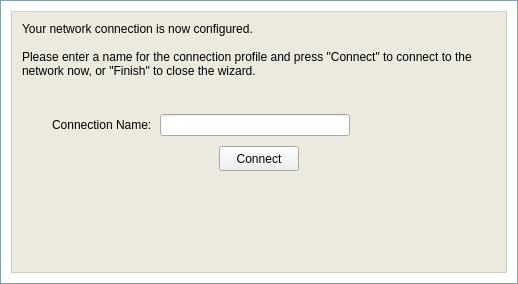
<ui version="4.0" >
 <class>Form</class>
 <widget class="QWidget" name="Form" >
  <property name="geometry" >
   <rect>
    <x>0</x>
    <y>0</y>
    <width>518</width>
    <height>284</height>
   </rect>
  </property>
  <property name="sizePolicy" >
   <sizepolicy vsizetype="Fixed" hsizetype="Fixed" >
    <horstretch>0</horstretch>
    <verstretch>0</verstretch>
   </sizepolicy>
  </property>
  <property name="minimumSize" >
   <size>
    <width>518</width>
    <height>284</height>
   </size>
  </property>
  <property name="maximumSize" >
   <size>
    <width>496</width>
    <height>262</height>
   </size>
  </property>
  <property name="windowTitle" >
   <string>Form</string>
  </property>
  <layout class="QVBoxLayout" >
   <property name="spacing" >
    <number>0</number>
   </property>
   <property name="leftMargin" >
    <number>0</number>
   </property>
   <property name="topMargin" >
    <number>0</number>
   </property>
   <property name="rightMargin" >
    <number>0</number>
   </property>
   <property name="bottomMargin" >
    <number>0</number>
   </property>
   <item>
    <widget class="QFrame" name="frameOuterCosmetic" >
     <property name="sizePolicy" >
      <sizepolicy vsizetype="Fixed" hsizetype="Preferred" >
       <horstretch>0</horstretch>
       <verstretch>0</verstretch>
      </sizepolicy>
     </property>
     <property name="minimumSize" >
      <size>
       <width>16</width>
       <height>284</height>
      </size>
     </property>
     <property name="palette" >
      <palette>
       <active>
        <colorrole role="WindowText" >
         <brush brushstyle="SolidPattern" >
          <color alpha="255" >
           <red>127</red>
           <green>157</green>
           <blue>185</blue>
          </color>
         </brush>
        </colorrole>
        <colorrole role="Base" >
         <brush brushstyle="SolidPattern" >
          <color alpha="255" >
           <red>255</red>
           <green>255</green>
           <blue>255</blue>
          </color>
         </brush>
        </colorrole>
        <colorrole role="Window" >
         <brush brushstyle="SolidPattern" >
          <color alpha="255" >
           <red>255</red>
           <green>255</green>
           <blue>255</blue>
          </color>
         </brush>
        </colorrole>
       </active>
       <inactive>
        <colorrole role="WindowText" >
         <brush brushstyle="SolidPattern" >
          <color alpha="255" >
           <red>127</red>
           <green>157</green>
           <blue>185</blue>
          </color>
         </brush>
        </colorrole>
        <colorrole role="Base" >
         <brush brushstyle="SolidPattern" >
          <color alpha="255" >
           <red>255</red>
           <green>255</green>
           <blue>255</blue>
          </color>
         </brush>
        </colorrole>
        <colorrole role="Window" >
         <brush brushstyle="SolidPattern" >
          <color alpha="255" >
           <red>255</red>
           <green>255</green>
           <blue>255</blue>
          </color>
         </brush>
        </colorrole>
       </inactive>
       <disabled>
        <colorrole role="WindowText" >
         <brush brushstyle="SolidPattern" >
          <color alpha="255" >
           <red>127</red>
           <green>127</green>
           <blue>127</blue>
          </color>
         </brush>
        </colorrole>
        <colorrole role="Base" >
         <brush brushstyle="SolidPattern" >
          <color alpha="255" >
           <red>255</red>
           <green>255</green>
           <blue>255</blue>
          </color>
         </brush>
        </colorrole>
        <colorrole role="Window" >
         <brush brushstyle="SolidPattern" >
          <color alpha="255" >
           <red>255</red>
           <green>255</green>
           <blue>255</blue>
          </color>
         </brush>
        </colorrole>
       </disabled>
      </palette>
     </property>
     <property name="autoFillBackground" >
      <bool>true</bool>
     </property>
     <property name="frameShape" >
      <enum>QFrame::Box</enum>
     </property>
     <property name="frameShadow" >
      <enum>QFrame::Plain</enum>
     </property>
     <layout class="QVBoxLayout" >
      <property name="spacing" >
       <number>10</number>
      </property>
      <property name="leftMargin" >
       <number>10</number>
      </property>
      <property name="topMargin" >
       <number>10</number>
      </property>
      <property name="rightMargin" >
       <number>10</number>
      </property>
      <property name="bottomMargin" >
       <number>10</number>
      </property>
      <item>
       <widget class="QFrame" name="brownFrame" >
        <property name="palette" >
         <palette>
          <active>
           <colorrole role="WindowText" >
            <brush brushstyle="SolidPattern" >
             <color alpha="255" >
              <red>208</red>
              <green>208</green>
              <blue>191</blue>
             </color>
            </brush>
           </colorrole>
           <colorrole role="Base" >
            <brush brushstyle="SolidPattern" >
             <color alpha="255" >
              <red>255</red>
              <green>255</green>
              <blue>255</blue>
             </color>
            </brush>
           </colorrole>
           <colorrole role="Window" >
            <brush brushstyle="SolidPattern" >
             <color alpha="255" >
              <red>236</red>
              <green>234</green>
              <blue>223</blue>
             </color>
            </brush>
           </colorrole>
          </active>
          <inactive>
           <colorrole role="WindowText" >
            <brush brushstyle="SolidPattern" >
             <color alpha="255" >
              <red>208</red>
              <green>208</green>
              <blue>191</blue>
             </color>
            </brush>
           </colorrole>
           <colorrole role="Base" >
            <brush brushstyle="SolidPattern" >
             <color alpha="255" >
              <red>255</red>
              <green>255</green>
              <blue>255</blue>
             </color>
            </brush>
           </colorrole>
           <colorrole role="Window" >
            <brush brushstyle="SolidPattern" >
             <color alpha="255" >
              <red>236</red>
              <green>234</green>
              <blue>223</blue>
             </color>
            </brush>
           </colorrole>
          </inactive>
          <disabled>
           <colorrole role="WindowText" >
            <brush brushstyle="SolidPattern" >
             <color alpha="255" >
              <red>127</red>
              <green>127</green>
              <blue>127</blue>
             </color>
            </brush>
           </colorrole>
           <colorrole role="Base" >
            <brush brushstyle="SolidPattern" >
             <color alpha="255" >
              <red>236</red>
              <green>234</green>
              <blue>223</blue>
             </color>
            </brush>
           </colorrole>
           <colorrole role="Window" >
            <brush brushstyle="SolidPattern" >
             <color alpha="255" >
              <red>236</red>
              <green>234</green>
              <blue>223</blue>
             </color>
            </brush>
           </colorrole>
          </disabled>
         </palette>
        </property>
        <property name="autoFillBackground" >
         <bool>true</bool>
        </property>
        <property name="frameShape" >
         <enum>QFrame::Box</enum>
        </property>
        <property name="frameShadow" >
         <enum>QFrame::Plain</enum>
        </property>
        <layout class="QVBoxLayout" >
         <property name="spacing" >
          <number>10</number>
         </property>
         <property name="leftMargin" >
          <number>10</number>
         </property>
         <property name="topMargin" >
          <number>10</number>
         </property>
         <property name="rightMargin" >
          <number>10</number>
         </property>
         <property name="bottomMargin" >
          <number>10</number>
         </property>
         <item>
          <widget class="QLabel" name="labelMessage" >
           <property name="palette" >
            <palette>
             <active>
              <colorrole role="WindowText" >
               <brush brushstyle="SolidPattern" >
                <color alpha="255" >
                 <red>0</red>
                 <green>0</green>
                 <blue>0</blue>
                </color>
               </brush>
              </colorrole>
             </active>
             <inactive>
              <colorrole role="WindowText" >
               <brush brushstyle="SolidPattern" >
                <color alpha="255" >
                 <red>0</red>
                 <green>0</green>
                 <blue>0</blue>
                </color>
               </brush>
              </colorrole>
             </inactive>
             <disabled>
              <colorrole role="WindowText" >
               <brush brushstyle="SolidPattern" >
                <color alpha="255" >
                 <red>127</red>
                 <green>127</green>
                 <blue>127</blue>
                </color>
               </brush>
              </colorrole>
             </disabled>
            </palette>
           </property>
           <property name="font" >
            <font>
             <family>Arial</family>
             <pointsize>9</pointsize>
            </font>
           </property>
           <property name="text" >
            <string>Your network connection is now configured.

Please enter a name for the connection profile and press "Connect" to connect to the network now, or "Finish" to close the wizard.</string>
           </property>
           <property name="wordWrap" >
            <bool>true</bool>
           </property>
          </widget>
         </item>
         <item>
          <spacer>
           <property name="orientation" >
            <enum>Qt::Vertical</enum>
           </property>
           <property name="sizeType" >
            <enum>QSizePolicy::Fixed</enum>
           </property>
           <property name="sizeHint" >
            <size>
             <width>20</width>
             <height>26</height>
            </size>
           </property>
          </spacer>
         </item>
         <item>
          <widget class="QFrame" name="frame_2" >
           <property name="frameShape" >
            <enum>QFrame::NoFrame</enum>
           </property>
           <property name="frameShadow" >
            <enum>QFrame::Raised</enum>
           </property>
           <layout class="QHBoxLayout" >
            <property name="spacing" >
             <number>8</number>
            </property>
            <property name="leftMargin" >
             <number>0</number>
            </property>
            <property name="topMargin" >
             <number>0</number>
            </property>
            <property name="rightMargin" >
             <number>0</number>
            </property>
            <property name="bottomMargin" >
             <number>0</number>
            </property>
            <item>
             <spacer>
              <property name="orientation" >
               <enum>Qt::Horizontal</enum>
              </property>
              <property name="sizeType" >
               <enum>QSizePolicy::Fixed</enum>
              </property>
              <property name="sizeHint" >
               <size>
                <width>30</width>
                <height>20</height>
               </size>
              </property>
             </spacer>
            </item>
            <item>
             <widget class="QLabel" name="labelConnectionName" >
              <property name="palette" >
               <palette>
                <active>
                 <colorrole role="WindowText" >
                  <brush brushstyle="SolidPattern" >
                   <color alpha="255" >
                    <red>0</red>
                    <green>0</green>
                    <blue>0</blue>
                   </color>
                  </brush>
                 </colorrole>
                </active>
                <inactive>
                 <colorrole role="WindowText" >
                  <brush brushstyle="SolidPattern" >
                   <color alpha="255" >
                    <red>0</red>
                    <green>0</green>
                    <blue>0</blue>
                   </color>
                  </brush>
                 </colorrole>
                </inactive>
                <disabled>
                 <colorrole role="WindowText" >
                  <brush brushstyle="SolidPattern" >
                   <color alpha="255" >
                    <red>127</red>
                    <green>127</green>
                    <blue>127</blue>
                   </color>
                  </brush>
                 </colorrole>
                </disabled>
               </palette>
              </property>
              <property name="font" >
               <font>
                <family>Arial</family>
                <pointsize>9</pointsize>
               </font>
              </property>
              <property name="text" >
               <string>Connection Name:</string>
              </property>
             </widget>
            </item>
            <item>
             <widget class="QLineEdit" name="dataFieldConnectionName" >
              <property name="minimumSize" >
               <size>
                <width>190</width>
                <height>22</height>
               </size>
              </property>
              <property name="maximumSize" >
               <size>
                <width>190</width>
                <height>22</height>
               </size>
              </property>
              <property name="font" >
               <font>
                <family>Arial</family>
                <pointsize>9</pointsize>
               </font>
              </property>
             </widget>
            </item>
            <item>
             <spacer>
              <property name="orientation" >
               <enum>Qt::Horizontal</enum>
              </property>
              <property name="sizeHint" >
               <size>
                <width>40</width>
                <height>20</height>
               </size>
              </property>
             </spacer>
            </item>
           </layout>
          </widget>
         </item>
         <item>
          <widget class="QFrame" name="frame_3" >
           <property name="frameShape" >
            <enum>QFrame::NoFrame</enum>
           </property>
           <property name="frameShadow" >
            <enum>QFrame::Raised</enum>
           </property>
           <layout class="QHBoxLayout" >
            <property name="spacing" >
             <number>0</number>
            </property>
            <property name="leftMargin" >
             <number>0</number>
            </property>
            <property name="topMargin" >
             <number>0</number>
            </property>
            <property name="rightMargin" >
             <number>0</number>
            </property>
            <property name="bottomMargin" >
             <number>0</number>
            </property>
            <item>
             <spacer>
              <property name="orientation" >
               <enum>Qt::Horizontal</enum>
              </property>
              <property name="sizeHint" >
               <size>
                <width>40</width>
                <height>20</height>
               </size>
              </property>
             </spacer>
            </item>
            <item>
             <widget class="QPushButton" name="buttonConnect" >
              <property name="minimumSize" >
               <size>
                <width>80</width>
                <height>25</height>
               </size>
              </property>
              <property name="maximumSize" >
               <size>
                <width>80</width>
                <height>25</height>
               </size>
              </property>
              <property name="font" >
               <font>
                <family>Arial</family>
                <pointsize>9</pointsize>
               </font>
              </property>
              <property name="text" >
               <string>Connect</string>
              </property>
             </widget>
            </item>
            <item>
             <spacer>
              <property name="orientation" >
               <enum>Qt::Horizontal</enum>
              </property>
              <property name="sizeHint" >
               <size>
                <width>40</width>
                <height>20</height>
               </size>
              </property>
             </spacer>
            </item>
           </layout>
          </widget>
         </item>
         <item>
          <spacer>
           <property name="orientation" >
            <enum>Qt::Vertical</enum>
           </property>
           <property name="sizeHint" >
            <size>
             <width>20</width>
             <height>40</height>
            </size>
           </property>
          </spacer>
         </item>
        </layout>
       </widget>
      </item>
     </layout>
    </widget>
   </item>
  </layout>
 </widget>
 <resources/>
 <connections/>
</ui>
